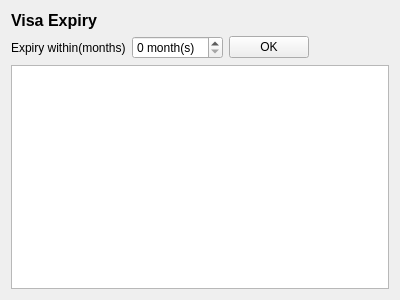
<?xml version="1.0" encoding="UTF-8"?>
<ui version="4.0">
 <class>VisaExpiryReport</class>
 <widget class="QWidget" name="VisaExpiryReport">
  <property name="geometry">
   <rect>
    <x>0</x>
    <y>0</y>
    <width>400</width>
    <height>300</height>
   </rect>
  </property>
  <property name="windowTitle">
   <string>Form</string>
  </property>
  <layout class="QVBoxLayout" name="verticalLayout">
   <item>
    <widget class="QLabel" name="label">
     <property name="font">
      <font>
       <pointsize>12</pointsize>
       <weight>75</weight>
       <bold>true</bold>
      </font>
     </property>
     <property name="text">
      <string>Visa Expiry</string>
     </property>
    </widget>
   </item>
   <item>
    <layout class="QHBoxLayout" name="horizontalLayout">
     <item>
      <widget class="QLabel" name="label_2">
       <property name="text">
        <string>Expiry within(months)</string>
       </property>
      </widget>
     </item>
     <item>
      <widget class="QSpinBox" name="spinBox">
       <property name="suffix">
        <string> month(s)</string>
       </property>
      </widget>
     </item>
     <item>
      <widget class="QPushButton" name="okButton">
       <property name="text">
        <string>OK</string>
       </property>
      </widget>
     </item>
     <item>
      <spacer name="horizontalSpacer">
       <property name="orientation">
        <enum>Qt::Horizontal</enum>
       </property>
       <property name="sizeHint" stdset="0">
        <size>
         <width>40</width>
         <height>20</height>
        </size>
       </property>
      </spacer>
     </item>
    </layout>
   </item>
   <item>
    <widget class="QTableView" name="tableView"/>
   </item>
  </layout>
 </widget>
 <resources/>
 <connections/>
</ui>
